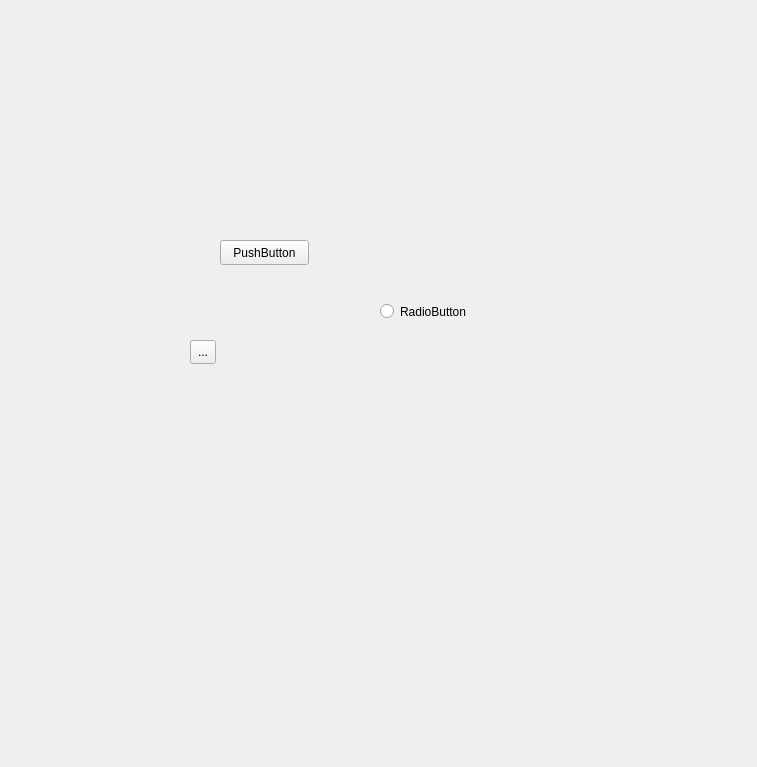
<?xml version="1.0" encoding="UTF-8"?>
<ui version="4.0">
 <class>Form</class>
 <widget class="QWidget" name="Form">
  <property name="geometry">
   <rect>
    <x>0</x>
    <y>0</y>
    <width>757</width>
    <height>767</height>
   </rect>
  </property>
  <property name="windowTitle">
   <string>Form</string>
  </property>
  <widget class="QPushButton" name="pushButton">
   <property name="geometry">
    <rect>
     <x>220</x>
     <y>240</y>
     <width>89</width>
     <height>25</height>
    </rect>
   </property>
   <property name="text">
    <string>PushButton</string>
   </property>
  </widget>
  <widget class="QToolButton" name="toolButton">
   <property name="geometry">
    <rect>
     <x>190</x>
     <y>340</y>
     <width>26</width>
     <height>24</height>
    </rect>
   </property>
   <property name="text">
    <string>...</string>
   </property>
  </widget>
  <widget class="QRadioButton" name="radioButton">
   <property name="geometry">
    <rect>
     <x>380</x>
     <y>300</y>
     <width>112</width>
     <height>23</height>
    </rect>
   </property>
   <property name="text">
    <string>RadioButton</string>
   </property>
  </widget>
 </widget>
 <resources/>
 <connections/>
</ui>
